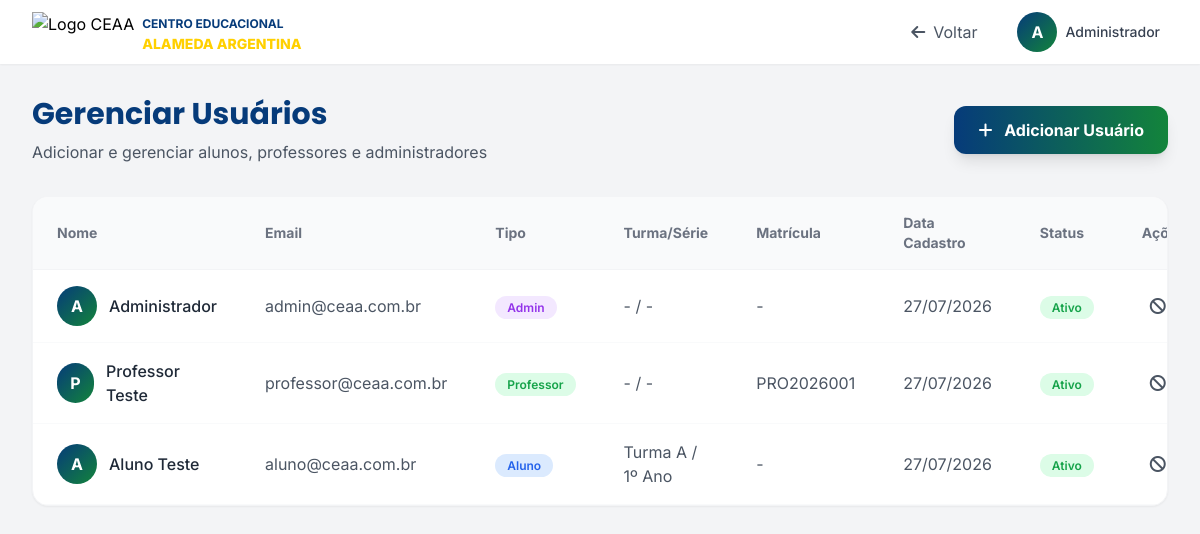
Before: /portal/admin/usuarios.php (signed in) with the older database file.
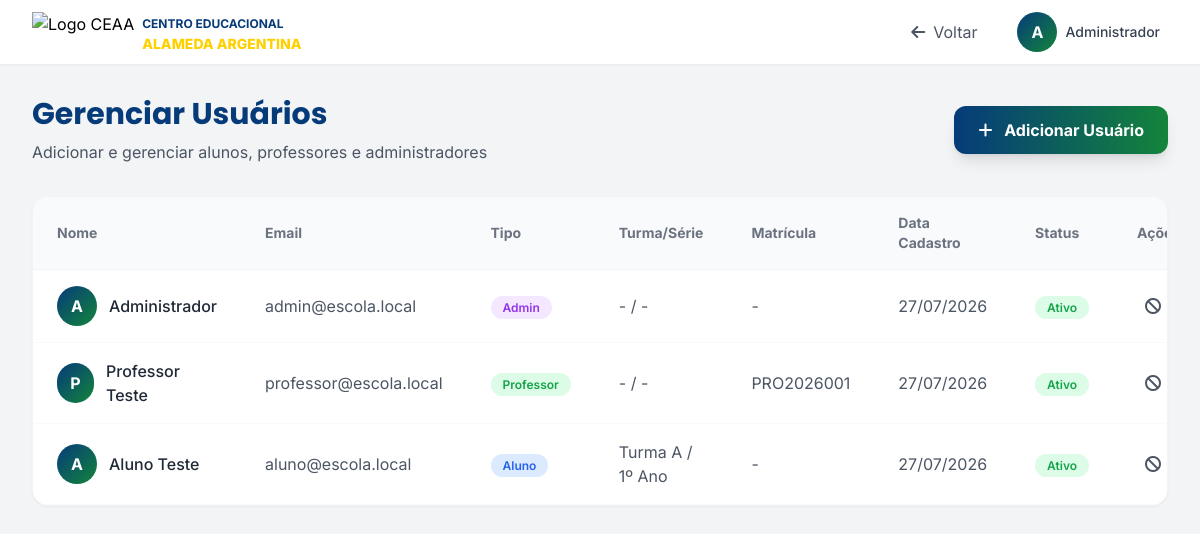
After: the same page with the newer database file.
### tables this page shows
CREATE TABLE usuarios (
    id INT AUTO_INCREMENT PRIMARY KEY,
    nome_completo VARCHAR(255) NOT NULL,
    email VARCHAR(255) UNIQUE NULL,
    senha VARCHAR(255) NOT NULL,
    tipo_usuario ENUM('aluno', 'professor', 'admin') NOT NULL,
    turma VARCHAR(50) NULL,
    serie VARCHAR(50) NULL,
    matricula VARCHAR(50) UNIQUE NULL,
    cpf VARCHAR(14) UNIQUE NULL,
    usuario_login VARCHAR(50) UNIQUE NULL,
    data_criacao TIMESTAMP DEFAULT CURRENT_TIMESTAMP,
    data_atualizacao TIMESTAMP DEFAULT CURRENT_TIMESTAMP ON UPDATE CURRENT_TIMESTAMP,
    ativo BOOLEAN DEFAULT TRUE
);

### portal/admin/usuarios.php (the view, shortened to what the changed rows need)
<?php
$usuarios = [];
try {
    $pdo = getDBConnection();
    $stmt = $pdo->query("SELECT * FROM usuarios ORDER BY data_criacao DESC");
    $usuarios = $stmt->fetchAll();
} catch (PDOException $e) {
    error_log("Erro ao obter usuários: " . $e->getMessage());
}
?>
<!DOCTYPE html>
<html lang="pt-BR">
<head>
    <script src="https://cdn.tailwindcss.com"></script>
    <link rel="stylesheet" href="https://cdnjs.cloudflare.com/ajax/libs/font-awesome/6.4.0/css/all.min.css">
</head>
<body class="bg-gray-100 min-h-screen">
    <main class="max-w-7xl mx-auto px-4 sm:px-6 lg:px-8 py-8">
        <div class="flex items-center justify-between mb-8">
            <div>
                <h1 class="text-3xl font-display font-bold text-azul-principal">Gerenciar Usuários</h1>
            </div>
        </div>
        <div class="bg-white rounded-2xl shadow-sm border border-gray-100 overflow-hidden">
            <div class="overflow-x-auto">
                <table class="w-full">
                    <thead>
                        <tr class="text-left text-sm text-gray-500 border-b border-gray-100 bg-gray-50">
                            <th class="px-6 py-4">Nome</th>
                            <th class="px-6 py-4">Email</th>
                            <th class="px-6 py-4">Tipo</th>
                            <th class="px-6 py-4">Turma/Série</th>
                            <th class="px-6 py-4">Matrícula</th>
                            <th class="px-6 py-4">Data Cadastro</th>
                            <th class="px-6 py-4">Status</th>
                            <th class="px-6 py-4">Ações</th>
                        </tr>
                    </thead>
                    <tbody>
                        <?php foreach ($usuarios as $usuario): ?>
                            <tr class="border-b border-gray-50 hover:bg-gray-50">
                                <td class="px-6 py-4">
                                    <div class="flex items-center gap-3">
                                        <div class="w-10 h-10 bg-gradient-to-br from-azul-principal to-verde-complementar rounded-full flex items-center justify-center text-white font-bold">
                                            <?php echo strtoupper(substr($usuario['nome_completo'], 0, 1)); ?>
                                        </div>
                                        <span class="font-medium text-gray-800"><?php echo htmlspecialchars($usuario['nome_completo']); ?></span>
                                    </div>
                                </td>
                                <td class="px-6 py-4 text-gray-600"><?php echo htmlspecialchars($usuario['email']); ?></td>
                                <td class="px-6 py-4">
                                    <span class="px-3 py-1 rounded-full text-xs font-semibold
                                        <?php echo $usuario['tipo_usuario'] === 'aluno' ? 'bg-blue-100 text-blue-600' : ($usuario['tipo_usuario'] === 'professor' ? 'bg-green-100 text-green-600' : 'bg-purple-100 text-purple-600'); ?>">
                                        <?php echo ucfirst($usuario['tipo_usuario']); ?>
                                    </span>
                                </td>
                                <td class="px-6 py-4 text-gray-600">
                                    <?php echo htmlspecialchars($usuario['turma'] ?? '-'); ?> / <?php echo htmlspecialchars($usuario['serie'] ?? '-'); ?>
                                </td>
                                <td class="px-6 py-4 text-gray-600"><?php echo htmlspecialchars($usuario['matricula'] ?? '-'); ?></td>
                                <td class="px-6 py-4 text-gray-600"><?php echo date('d/m/Y', strtotime($usuario['data_criacao'])); ?></td>
                                <td class="px-6 py-4">
                                    <span class="px-3 py-1 rounded-full text-xs font-semibold <?php echo $usuario['ativo'] ? 'bg-green-100 text-green-600' : 'bg-red-100 text-red-600'; ?>">
                                        <?php echo $usuario['ativo'] ? 'Ativo' : 'Inativo'; ?>
                                    </span>
                                </td>
                                <td class="px-6 py-4">
                                    <div class="flex items-center gap-2">
                                        <a href="?action=toggle_status&id=<?php echo $usuario['id']; ?>" class="p-2 rounded-lg hover:bg-gray-100 text-gray-600" title="<?php echo $usuario['ativo'] ? 'Desativar' : 'Ativar'; ?>">
                                            <i class="fas fa-<?php echo $usuario['ativo'] ? 'ban' : 'check'; ?>"></i>
                                        </a>
                                    </div>
                                </td>
                            </tr>
                        <?php endforeach; ?>
                    </tbody>
                </table>
            </div>
        </div>
    </main>
</body>
</html>

Changed rows visible on the page:
changed usuarios "Administrador": email "admin@ceaa.com.br" → "admin@escola.local"
changed usuarios "Professor Teste": email "professor@ceaa.com.br" → "professor@escola.local"
changed usuarios "Aluno Teste": email "aluno@ceaa.com.br" → "aluno@escola.local"
